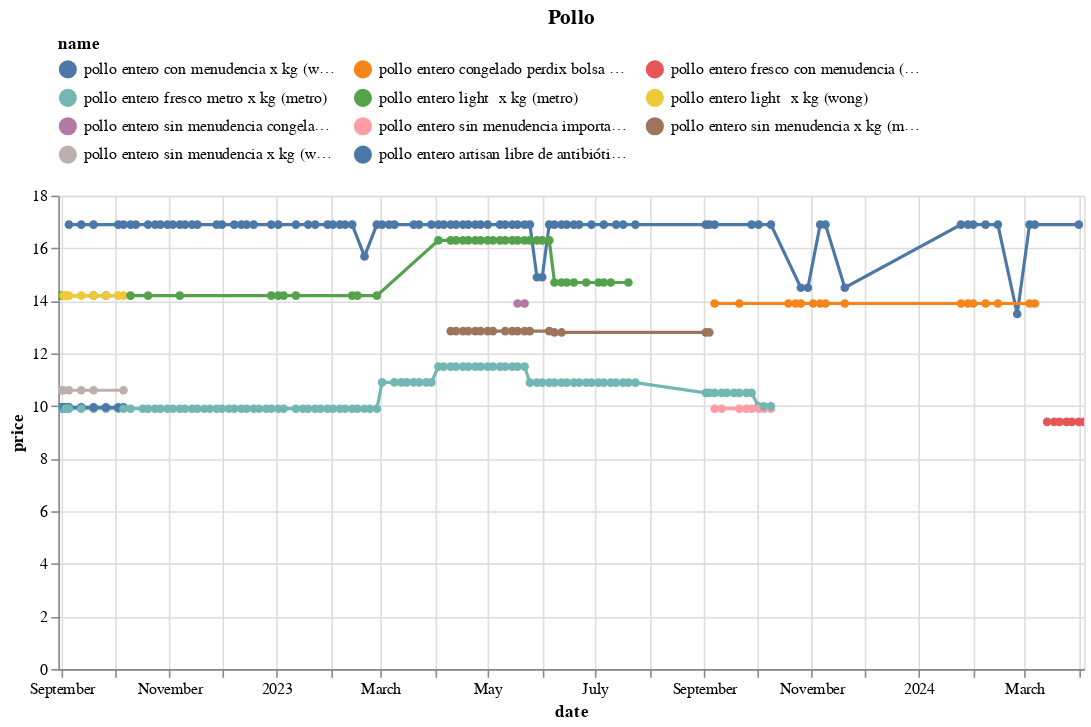

Here is the notebook cell this chart was saved with:
### Code cell
(df
 .loc[df.name.isin(names)]
 .pipe(alt.Chart)
 .mark_line(point=True)
 .encode(x='date', y='price', color='name', tooltip=['name','price'])
 .properties(width=650, title='Pollo')
 .interactive()
 .configure_legend(orient='top', columns=3)
)

### Figure 1 — Vega-Lite specification as saved in the notebook (floating-point values rounded to 4 significant figures; data arrays with more than 128 entries replaced by an {"elided": "..."} marker saying what was removed)
{"config": {"view": {"continuousWidth": 300, "continuousHeight": 300}, "legend": {"columns": 3, "orient": "top"}}, "data": {"name": "data-880e418784761d248e30d3043ced19d3"}, "mark": {"type": "line", "point": true}, "encoding": {"color": {"field": "name", "type": "nominal"}, "tooltip": [{"field": "name", "type": "nominal"}, {"field": "price", "type": "quantitative"}], "x": {"field": "date", "type": "temporal"}, "y": {"field": "price", "type": "quantitative"}}, "params": [{"name": "param_13", "select": {"type": "interval", "encodings": ["x", "y"]}, "bind": "scales"}], "title": "Pollo", "width": 650, "$schema": "https://vega.github.io/schema/vega-lite/v5.17.0.json", "datasets": {"data-880e418784761d248e30d3043ced19d3": {"elided": "313 records"}}}
